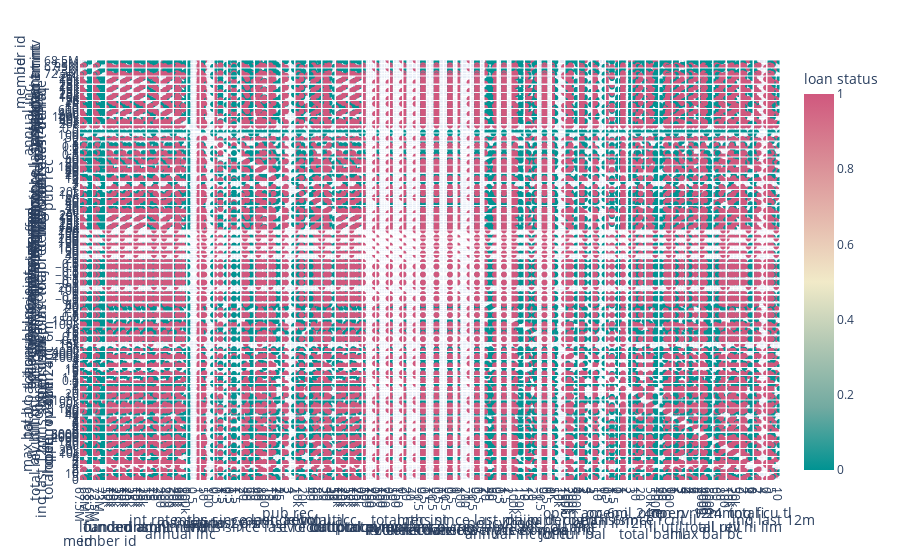

Notebook code cell kept with this figure:
### Code cell
# Look for more outliers using scatterplot matrix
# Specify the column names for dimensions, color, and labels
dimensions = new_data.columns.tolist()
color = 'loan_status'
labels = {col: col.replace('_', ' ') for col in new_data.columns}

# Create the scatterplot matrix
fig = px.scatter_matrix(
    new_data,
    dimensions=dimensions,
    color=color,
    labels=labels,
    height=900,
    color_continuous_scale=px.colors.diverging.Tealrose
)

# Show the figure
fig.show(rot=90)

### Figure 1 — Plotly figure (JSON) as saved in the notebook; plotly's stock layout.template omitted (floating-point values rounded to 4 significant figures)
{"data": [{"dimensions": [{"axis": {"matches": true}, "label": "id", "values": [68340478, 68586213, 68435132, 67526157, 68374257, 68394211, 67870000, 67908454, 67778140, 67635666, 67495417, 67368015, 67457120]}, {"axis": {"matches": true}, "label": "member id", "values": [72927427, 73476013, 73324912, 72379890, 73264007, 73283977, 72728756, 72767175, 72636852, 72489389, 72349135, 72179794, 72268883]}, {"axis": {"matches": true}, "label": "loan amnt", "values": [24000, 8750, 25000, 14000, 12000, 22450, 5000, 5625, 4800, 12000, 28000, 19175, 28000]}, {"axis": {"matches": true}, "label": "funded amnt", "values": [24000, 8750, 25000, 14000, 12000, 22450, 5000, 5625, 4800, 12000, 28000, 19175, 28000]}, {"axis": {"matches": true}, "label": "funded amnt inv", "values": [24000, 8750, 25000, 14000, 12000, 22450, 5000, 5625, 4800, 12000, 28000, 19175, 28000]}, {"axis": {"matches": true}, "label": "int rate", "values": [13.44, 18.99, 18.99, 11.48, 9.17, 21.48, 16.55, 17.57, 9.76, 25.99, 18.2, 20.99, 14.48]}, {"axis": {"matches": true}, "label": "installment", "values": [551.5, 320.7, 648.4, 461.5, 382.6, 613.4, 177.2, 202.2, 154.3, 359.2, 714.1, 518.6, 658.5]}, {"axis": {"matches": true}, "label": "annual inc", "values": [96000, 29520.0, 37856, 52000, 52000, 24000, 67000, 100000, 38400, 51200, 17000, 40000, 80000]}, {"axis": {"matches": true}, "label": "loan status", "values": [0, 1, 0, 0, 0, 0, 0, 0, 1, 1, 0, 1, 1]}, {"axis": {"matches": true}, "label": "dti", "values": [22.7, 46.71, 23.17, 31.13, 30.96, 28.1, 10.84, 25.56, 14.81, 14.51, 137.0, 40.05, 12.35]}, {"axis": {"matches": true}, "label": "delinq 2yrs", "values": [0, 0, 0, 1, 0, 1, 2, 0, 1, 0, 0, 0, 0]}, {"axis": {"matches": true}, "label": "inq last 6mths", "values": [1, 0, 0, 0, 1, 0, 2, 0, 1, 1, 1, 0, 0]}, {"axis": {"matches": true}, "label": "mths since last delinq", "values": [55, 24, 32, 17, 40, 13, 4, 63, 8, 73, 59, 37, 29]}, {"axis": {"matches": true}, "label": "mths since last record", "values": [63, 51, 27, 97, 114, 38, 98, 70, 71, 94, 38, 48, 61]}, {"axis": {"matches": true}, "label": "open acc", "values": [13, 9, 6, 25, 14, 9, 13, 19, 9, 8, 6, 14, 6]}, {"axis": {"matches": true}, "label": "pub rec", "values": [1, 1, 2, 1, 1, 4, 1, 1, 1, 1, 1, 2, 1]}, {"axis": {"matches": true}, "label": "revol bal", "values": [19403, 2412, 9624, 17093, 9641, 3207, 8160, 13567, 8217, 5712, 9784, 15127, 27889]}, {"axis": {"matches": true}, "label": "revol util", "values": [53.3, 96.5, 89.1, 84.2, 51.3, 22.3, 43.4, 58, 50.7, 48.4, 32.1, 71.4, 91.4]}, {"axis": {"matches": true}, "label": "total acc", "values": [24, 12, 13, 51, 22, 35, 18, 33, 33, 22, 17, 26, 22]}, {"axis": {"matches": true}, "label": "out prncp", "values": [24000, 8568.0, 25000, 14000, 12000, 22450, 5000, 5625, 4800, 12000, 28000, 19175, 28000]}, {"axis": {"matches": true}, "label": "out prncp inv", "values": [24000, 8568.0, 25000, 14000, 12000, 22450, 5000, 5625, 4800, 12000, 28000, 19175, 28000]}, {"axis": {"matches": true}, "label": "total pymnt", "values": [0, 237.6, 0, 0, 0, 0, 0, 0, 0, 0, 0, 0, 0]}, {"axis": {"matches": true}, "label": "total pymnt inv", "values": [0, 237.6, 0, 0, 0, 0, 0, 0, 0, 0, 0, 0, 0]}, {"axis": {"matches": true}, "label": "total rec prncp", "values": [0, 182.2, 0, 0, 0, 0, 0, 0, 0, 0, 0, 0, 0]}, {"axis": {"matches": true}, "label": "total rec int", "values": [0, 55.39, 0, 0, 0, 0, 0, 0, 0, 0, 0, 0, 0]}, {"axis": {"matches": true}, "label": "total rec late fee", "values": [0, 0, 0, 0, 0, 0, 0, 0, 0, 0, 0, 0, 0]}, {"axis": {"matches": true}, "label": "recoveries", "values": [0, 0, 0, 0, 0, 0, 0, 0, 0, 0, 0, 0, 0]}, {"axis": {"matches": true}, "label": "collection recovery fee", "values": [0, 0, 0, 0, 0, 0, 0, 0, 0, 0, 0, 0, 0]}, {"axis": {"matches": true}, "label": "last pymnt amnt", "values": [0, 260.7, 0, 0, 0, 0, 0, 0, 0, 0, 0, 0, 0]}, {"axis": {"matches": true}, "label": "collections 12 mths ex med", "values": [0, 0, 0, 0, 0, 0, 0, 0, 0, 0, 0, 0, 0]}, {"axis": {"matches": true}, "label": "mths since last major derog", "values": [55, 24, 32, 17, 41, 74, 4, 63, 8, 73, 59, 78, 68]}, {"axis": {"matches": true}, "label": "policy code", "values": [1, 1, 1, 1, 1, 1, 1, 1, 1, 1, 1, 1, 1]}, {"axis": {"matches": true}, "label": "annual inc joint", "values": [117000, 94350.0, 74684, 83000, 152000, 84000, 82000, 150000, 106400, 83200, 177000, 77000, 110000]}, {"axis": {"matches": true}, "label": "dti joint", "values": [22.76, 17.07, 11.74, 21.93, 12.21, 11.19, 9.22, 21.01, 8.36, 12.92, 13.15, 24.41, 9.82]}, {"axis": {"matches": true}, "label": "acc now delinq", "values": [0, 0, 0, 0, 0, 0, 0, 0, 0, 0, 0, 0, 0]}, {"axis": {"matches": true}, "label": "tot coll amt", "values": [0, 0, 109, 3226, 4493, 0, 0, 0, 0, 201, 0, 191, 15717]}, {"axis": {"matches": true}, "label": "tot cur bal", "values": [220879, 94802, 146727, 135118, 368800, 63329, 163525, 405070, 208209, 223769, 102192, 138252, 168245]}, {"axis": {"matches": true}, "label": "open acc 6m", "values": [0, 2, 0, 2, 1, 0, 1, 4, 0, 1, 1, 1, 1]}, {"axis": {"matches": true}, "label": "open il 6m", "values": [4, 6, 1, 18, 2, 1, 1, 7, 1, 2, 3, 5, 1]}, {"axis": {"matches": true}, "label": "open il 12m", "values": [1, 2, 0, 2, 0, 1, 0, 2, 0, 0, 0, 0, 1]}, {"axis": {"matches": true}, "label": "open il 24m", "values": [3, 3, 1, 3, 0, 1, 0, 3, 1, 1, 3, 1, 1]}, {"axis": {"matches": true}, "label": "mths since rcnt il", "values": [10, 3, 17, 5, 27, 12, 27, 2, 13, 14, 14, 19, 4]}, {"axis": {"matches": true}, "label": "total bal il", "values": [43145, 92313, 20709, 118025, 20267, 21245, 1518, 102320, 3687, 58039, 92408, 40678, 11365]}, {"axis": {"matches": true}, "label": "il util", "values": [70.4, 88.9, 83, 104.6, 45.9, 89.7, 37.9, 68.9, 73.7, 83.8, 85.1, 83.7, 99.3]}, {"axis": {"matches": true}, "label": "open rv 12m", "values": [1, 0, 0, 2, 1, 1, 3, 4, 1, 2, 1, 3, 0]}, {"axis": {"matches": true}, "label": "open rv 24m", "values": [3, 1, 0, 3, 1, 6, 3, 8, 3, 3, 2, 6, 0]}, {"axis": {"matches": true}, "label": "max bal bc", "values": [6210, 1458, 7631, 9577, 4961, 1306, 1957, 6381, 2874, 2738, 5249, 4173, 112]}, {"axis": {"matches": true}, "label": "all util", "values": [64.1, 89.3, 84.8, 101.4, 47.5, 64.2, 42.4, 67.6, 56.2, 67.4, 62.8, 80, 93.6]}, {"axis": {"matches": true}, "label": "total rev hi lim", "values": [36400, 2500, 10800, 20300, 18800, 14400, 18800, 23400, 16200, 11800, 30500, 21200, 30500]}, {"axis": {"matches": true}, "label": "inq fi", "values": [2, 4, 1, 2, 0, 6, 1, 0, 1, 2, 5, 1, 1]}, {"axis": {"matches": true}, "label": "total cu tl", "values": [0, 0, 0, 0, 0, 0, 0, 1, 2, 1, 0, 5, 0]}, {"axis": {"matches": true}, "label": "inq last 12m", "values": [5, 8, 1, 1, 1, 11, 4, 5, 2, 4, 1, 2, 0]}], "hovertemplate": "%{xaxis.title.text}=%{x}<br>%{yaxis.title.text}=%{y}<br>loan status=%{marker.color}<extra></extra>", "legendgroup": "", "marker": {"color": [0, 1, 0, 0, 0, 0, 0, 0, 1, 1, 0, 1, 1], "coloraxis": "coloraxis", "symbol": "circle"}, "name": "", "showlegend": false, "type": "splom"}], "layout": {"autosize": true, "coloraxis": {"colorbar": {"title": {"text": "loan status"}}, "colorscale": [[0, "rgb(0, 147, 146)"], [0.1667, "rgb(114, 170, 161)"], [0.3333, "rgb(177, 199, 179)"], [0.5, "rgb(241, 234, 200)"], [0.6667, "rgb(229, 185, 173)"], [0.8333, "rgb(217, 137, 148)"], [1, "rgb(208, 88, 126)"]]}, "dragmode": "select", "legend": {"tracegroupgap": 0}, "margin": {"t": 60}, "xaxis": {"autorange": true, "range": [66120000.0, 69830000.0], "type": "linear"}, "xaxis10": {"autorange": true, "range": [-118.4, 266.2], "type": "linear"}, "xaxis11": {"autorange": true, "range": [-2.05, 4.05], "type": "linear"}, "xaxis12": {"autorange": true, "range": [-2.05, 4.05], "type": "linear"}, "xaxis13": {"autorange": true, "range": [-66.71, 143.7], "type": "linear"}, "xaxis14": {"autorange": true, "range": [-62.16, 203.2], "type": "linear"}, "xaxis15": {"autorange": true, "range": [-13.47, 44.47], "type": "linear"}, "xaxis16": {"autorange": true, "range": [-2.074, 7.074], "type": "linear"}, "xaxis17": {"autorange": true, "range": [-23700.0, 54000.0], "type": "linear"}, "xaxis18": {"autorange": true, "range": [-53.74, 172.5], "type": "linear"}, "xaxis19": {"autorange": true, "range": [-27.97, 90.97], "type": "linear"}, "xaxis2": {"autorange": true, "range": [70850000.0, 74800000.0], "type": "linear"}, "xaxis20": {"autorange": true, "range": [-18980.0, 51780.0], "type": "linear"}, "xaxis21": {"autorange": true, "range": [-18980.0, 51780.0], "type": "linear"}, "xaxis22": {"autorange": true, "range": [-243.5, 481.1], "type": "linear"}, "xaxis23": {"autorange": true, "range": [-243.5, 481.1], "type": "linear"}, "xaxis24": {"autorange": true, "range": [-186.7, 369.0], "type": "linear"}, "xaxis25": {"autorange": true, "range": [-56.76, 112.2], "type": "linear"}, "xaxis26": {"autorange": true, "range": [-1, 1], "type": "linear"}, "xaxis27": {"autorange": true, "range": [-1, 1], "type": "linear"}, "xaxis28": {"autorange": true, "range": [-1, 1], "type": "linear"}, "xaxis29": {"autorange": true, "range": [-267.2, 527.8], "type": "linear"}, "xaxis3": {"autorange": true, "range": [-18980.0, 51780.0], "type": "linear"}, "xaxis30": {"autorange": true, "range": [-1, 1], "type": "linear"}, "xaxis31": {"autorange": true, "range": [-71.84, 153.8], "type": "linear"}, "xaxis32": {"autorange": true, "range": [0, 2], "type": "linear"}, "xaxis33": {"autorange": true, "range": [-30170.0, 281900.0], "type": "linear"}, "xaxis34": {"autorange": true, "range": [-8.088, 40.86], "type": "linear"}, "xaxis35": {"autorange": true, "range": [-1, 1], "type": "linear"}, "xaxis36": {"autorange": true, "range": [-16110.0, 31820.0], "type": "linear"}, "xaxis37": {"autorange": true, "range": [-286900.0, 755300.0], "type": "linear"}, "xaxis38": {"autorange": true, "range": [-4.099, 8.099], "type": "linear"}, "xaxis39": {"autorange": true, "range": [-16.42, 35.42], "type": "linear"}, "xaxis4": {"autorange": true, "range": [-18980.0, 51780.0], "type": "linear"}, "xaxis40": {"autorange": true, "range": [-2.05, 4.05], "type": "linear"}, "xaxis41": {"autorange": true, "range": [-3.074, 6.074], "type": "linear"}, "xaxis42": {"autorange": true, "range": [-23.62, 52.62], "type": "linear"}, "xaxis43": {"autorange": true, "range": [-117900.0, 237400.0], "type": "linear"}, "xaxis44": {"autorange": true, "range": [-30.45, 173.0], "type": "linear"}, "xaxis45": {"autorange": true, "range": [-4.099, 8.099], "type": "linear"}, "xaxis46": {"autorange": true, "range": [-8.198, 16.2], "type": "linear"}, "xaxis47": {"autorange": true, "range": [-9588.0, 19280.0], "type": "linear"}, "xaxis48": {"autorange": true, "range": [-18.06, 161.9], "type": "linear"}, "xaxis49": {"autorange": true, "range": [-32240.0, 71140.0], "type": "linear"}, "xaxis5": {"autorange": true, "range": [-18980.0, 51780.0], "type": "linear"}, "xaxis50": {"autorange": true, "range": [-6.149, 12.15], "type": "linear"}, "xaxis51": {"autorange": true, "range": [-5.124, 10.12], "type": "linear"}, "xaxis52": {"autorange": true, "range": [-11.27, 22.27], "type": "linear"}, "xaxis6": {"autorange": true, "range": [-8.067, 43.23], "type": "linear"}, "xaxis7": {"autorange": true, "range": [-419.3, 1288.0], "type": "linear"}, "xaxis8": {"autorange": true, "range": [-68060.0, 185100.0], "type": "linear"}, "xaxis9": {"autorange": true, "range": [-1.025, 2.025], "type": "linear"}, "yaxis": {"autorange": true, "range": [66120000.0, 69830000.0], "type": "linear"}, "yaxis10": {"autorange": true, "range": [-118.4, 266.2], "type": "linear"}, "yaxis11": {"autorange": true, "range": [-2.05, 4.05], "type": "linear"}, "yaxis12": {"autorange": true, "range": [-2.05, 4.05], "type": "linear"}, "yaxis13": {"autorange": true, "range": [-66.71, 143.7], "type": "linear"}, "yaxis14": {"autorange": true, "range": [-62.16, 203.2], "type": "linear"}, "yaxis15": {"autorange": true, "range": [-13.47, 44.47], "type": "linear"}, "yaxis16": {"autorange": true, "range": [-2.074, 7.074], "type": "linear"}, "yaxis17": {"autorange": true, "range": [-23700.0, 54000.0], "type": "linear"}, "yaxis18": {"autorange": true, "range": [-53.74, 172.5], "type": "linear"}, "yaxis19": {"autorange": true, "range": [-27.97, 90.97], "type": "linear"}, "yaxis2": {"autorange": true, "range": [70850000.0, 74800000.0], "type": "linear"}, "yaxis20": {"autorange": true, "range": [-18980.0, 51780.0], "type": "linear"}, "yaxis21": {"autorange": true, "range": [-18980.0, 51780.0], "type": "linear"}, "yaxis22": {"autorange": true, "range": [-243.5, 481.1], "type": "linear"}, "yaxis23": {"autorange": true, "range": [-243.5, 481.1], "type": "linear"}, "yaxis24": {"autorange": true, "range": [-186.7, 369.0], "type": "linear"}, "yaxis25": {"autorange": true, "range": [-56.76, 112.2], "type": "linear"}, "yaxis26": {"autorange": true, "range": [-1, 1], "type": "linear"}, "yaxis27": {"autorange": true, "range": [-1, 1], "type": "linear"}, "yaxis28": {"autorange": true, "range": [-1, 1], "type": "linear"}, "yaxis29": {"autorange": true, "range": [-267.2, 527.8], "type": "linear"}, "yaxis3": {"autorange": true, "range": [-18980.0, 51780.0], "type": "linear"}, "yaxis30": {"autorange": true, "range": [-1, 1], "type": "linear"}, "yaxis31": {"autorange": true, "range": [-71.84, 153.8], "type": "linear"}, "yaxis32": {"autorange": true, "range": [0, 2], "type": "linear"}, "yaxis33": {"autorange": true, "range": [-30170.0, 281900.0], "type": "linear"}, "yaxis34": {"autorange": true, "range": [-8.088, 40.86], "type": "linear"}, "yaxis35": {"autorange": true, "range": [-1, 1], "type": "linear"}, "yaxis36": {"autorange": true, "range": [-16110.0, 31820.0], "type": "linear"}, "yaxis37": {"autorange": true, "range": [-286900.0, 755300.0], "type": "linear"}, "yaxis38": {"autorange": true, "range": [-4.099, 8.099], "type": "linear"}, "yaxis39": {"autorange": true, "range": [-16.42, 35.42], "type": "linear"}, "yaxis4": {"autorange": true, "range": [-18980.0, 51780.0], "type": "linear"}, "yaxis40": {"autorange": true, "range": [-2.05, 4.05], "type": "linear"}, "yaxis41": {"autorange": true, "range": [-3.074, 6.074], "type": "linear"}, "yaxis42": {"autorange": true, "range": [-23.62, 52.62], "type": "linear"}, "yaxis43": {"autorange": true, "range": [-117900.0, 237400.0], "type": "linear"}, "yaxis44": {"autorange": true, "range": [-30.45, 173.0], "type": "linear"}, "yaxis45": {"autorange": true, "range": [-4.099, 8.099], "type": "linear"}, "yaxis46": {"autorange": true, "range": [-8.198, 16.2], "type": "linear"}, "yaxis47": {"autorange": true, "range": [-9588.0, 19280.0], "type": "linear"}, "yaxis48": {"autorange": true, "range": [-18.06, 161.9], "type": "linear"}, "yaxis49": {"autorange": true, "range": [-32240.0, 71140.0], "type": "linear"}, "yaxis5": {"autorange": true, "range": [-18980.0, 51780.0], "type": "linear"}, "yaxis50": {"autorange": true, "range": [-6.149, 12.15], "type": "linear"}, "yaxis51": {"autorange": true, "range": [-5.124, 10.12], "type": "linear"}, "yaxis52": {"autorange": true, "range": [-11.27, 22.27], "type": "linear"}, "yaxis6": {"autorange": true, "range": [-8.067, 43.23], "type": "linear"}, "yaxis7": {"autorange": true, "range": [-419.3, 1288.0], "type": "linear"}, "yaxis8": {"autorange": true, "range": [-68060.0, 185100.0], "type": "linear"}, "yaxis9": {"autorange": true, "range": [-1.025, 2.025], "type": "linear"}}}
